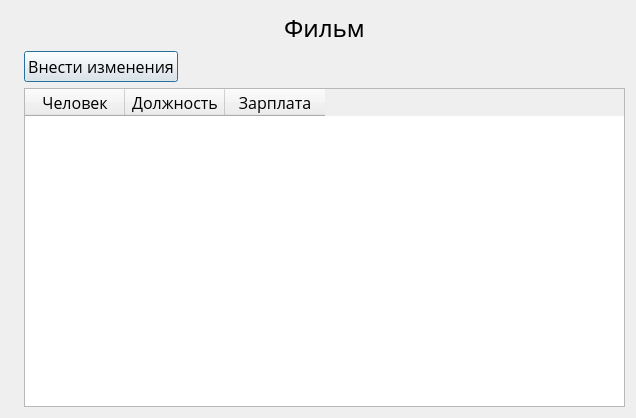
<?xml version="1.0" encoding="UTF-8"?>
<ui version="4.0">
 <class>Form</class>
 <widget class="QWidget" name="Form">
  <property name="geometry">
   <rect>
    <x>0</x>
    <y>0</y>
    <width>636</width>
    <height>418</height>
   </rect>
  </property>
  <property name="windowTitle">
   <string>Form</string>
  </property>
  <layout class="QGridLayout" name="gridLayout">
   <item row="0" column="0">
    <widget class="QLabel" name="logo">
     <property name="text">
      <string/>
     </property>
     <property name="pixmap">
      <pixmap>images/logo3.png</pixmap>
     </property>
     <property name="scaledContents">
      <bool>false</bool>
     </property>
    </widget>
   </item>
   <item row="3" column="1">
    <widget class="QTableWidget" name="tableWidget">
     <property name="font">
      <font>
       <family>Open Sans</family>
       <pointsize>12</pointsize>
      </font>
     </property>
     <property name="sizeAdjustPolicy">
      <enum>QAbstractScrollArea::AdjustToContents</enum>
     </property>
     <property name="sortingEnabled">
      <bool>true</bool>
     </property>
     <column>
      <property name="text">
       <string>Человек</string>
      </property>
     </column>
     <column>
      <property name="text">
       <string>Должность</string>
      </property>
     </column>
     <column>
      <property name="text">
       <string>Зарплата</string>
      </property>
     </column>
    </widget>
   </item>
   <item row="0" column="1">
    <widget class="QLabel" name="personName">
     <property name="font">
      <font>
       <family>Proxima Nova</family>
       <pointsize>18</pointsize>
      </font>
     </property>
     <property name="text">
      <string>Фильм</string>
     </property>
     <property name="textFormat">
      <enum>Qt::RichText</enum>
     </property>
     <property name="alignment">
      <set>Qt::AlignCenter</set>
     </property>
    </widget>
   </item>
   <item row="1" column="1">
    <widget class="QPushButton" name="pushButton">
     <property name="sizePolicy">
      <sizepolicy hsizetype="Fixed" vsizetype="Fixed">
       <horstretch>0</horstretch>
       <verstretch>0</verstretch>
      </sizepolicy>
     </property>
     <property name="font">
      <font>
       <family>Open Sans</family>
       <pointsize>12</pointsize>
      </font>
     </property>
     <property name="text">
      <string>Внести изменения</string>
     </property>
     <property name="autoDefault">
      <bool>false</bool>
     </property>
     <property name="default">
      <bool>true</bool>
     </property>
     <property name="flat">
      <bool>false</bool>
     </property>
    </widget>
   </item>
  </layout>
 </widget>
 <resources/>
 <connections/>
</ui>
